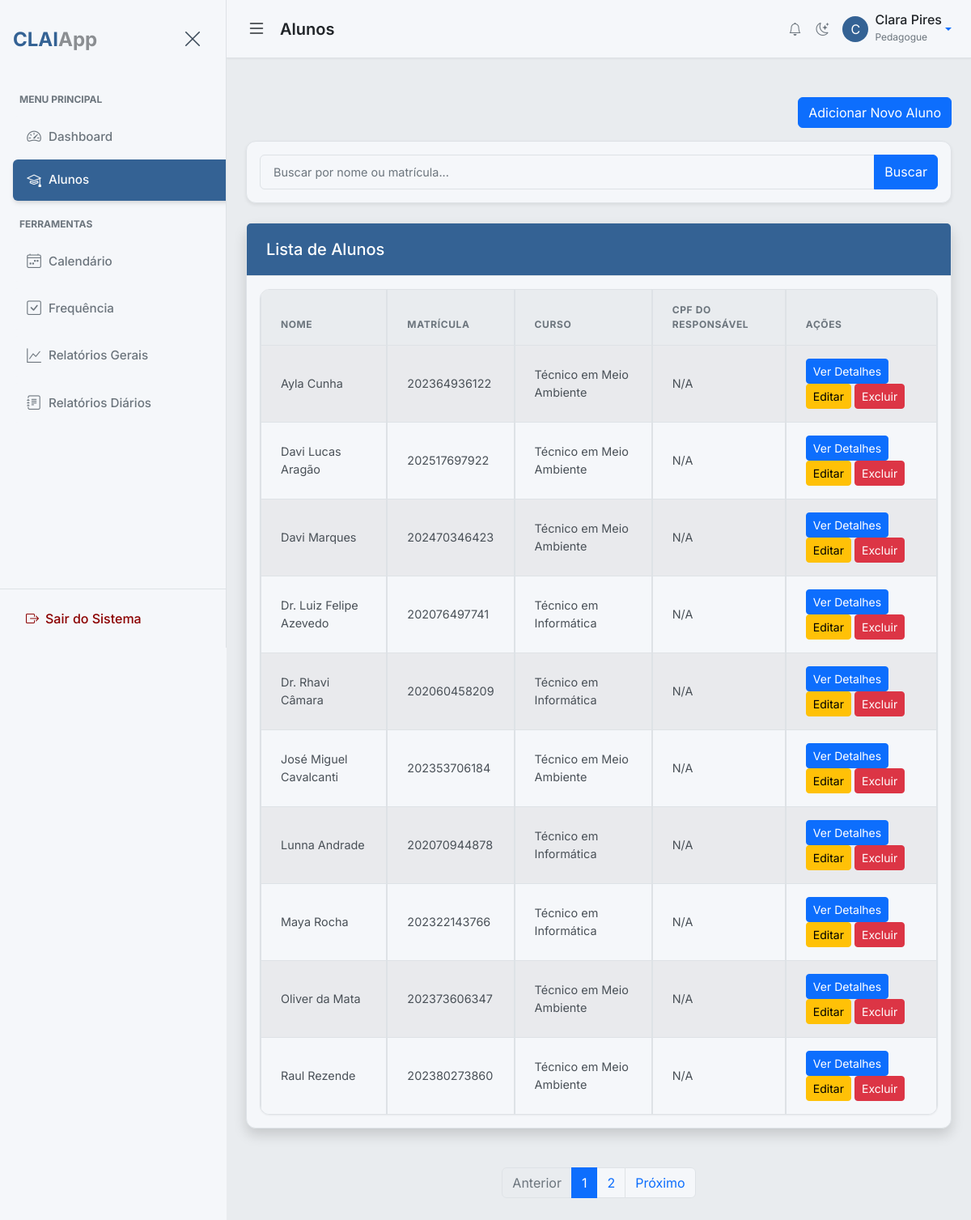
Page /students (signed in) on the committed database.
### app/models.py (models this page shows, shortened)
class BaseModel(Model):
    class Meta:
        database = db

class User(UserMixin, BaseModel):
    username = CharField(unique=True)
    email = CharField(unique=True)
    password = CharField()
    name = CharField()
    profile_picture = CharField(default='default_profile.png')
    role = CharField(default='pedagogue')  # 'admin', 'pedagogue'
    class Meta:
        table_name = 'users'

class Student(BaseModel):
    name = CharField()
    matricula = CharField(unique=True)
    dob = DateField()  # Date of Birth
    cid = CharField(null=True)  # International Classification of Diseases
    email = CharField(null=True)
    phone = CharField(null=True)
    grade = CharField(null=True)  # Turma
    course = CharField(null=True)
    responsible_name = CharField(null=True)
    responsible_phone = CharField(null=True)
    responsible_email = CharField(null=True)
    responsible_cpf = CharField(null=True) # Responsible CPF field added
    pedagogue = ForeignKeyField(User, backref='students', null=True)  # Assign a primary pedagogue
    student_picture = CharField(default='default_student.png')
    specific_needs_description = TextField(null=True)  # New field for RF05
    class Meta:
        table_name = 'students'

### app/routes.py (the view)
@bp.route('/students')
@login_required
def list_students():
    page = request.args.get('page', 1, type=int)
    per_page = Config.PAGINATION_PER_PAGE
    search_query = request.args.get('search', '')
    if current_user.role == 'admin':
        students_query = Student.select()
    else:
        students_query = Student.select().where(Student.pedagogue == current_user)
    if search_query:
        students_query = students_query.where(
            (Student.name.contains(search_query)) |
            (Student.matricula.contains(search_query))
        )
    total_students = students_query.count()
    total_pages = (total_students + per_page - 1) // per_page
    students = students_query.order_by(Student.name).paginate(page, per_page)
    paginator_args = {}
    if search_query:
        paginator_args['search'] = search_query
    paginator = {
        'page': page,
        'total_pages': total_pages,
        'route': 'main.list_students',
        'args': paginator_args
    }
    return render_template(
        'students/list_students.html',
        title='Lista de Alunos',
        students=students,
        paginator=paginator
    )

### app/templates/students/list_students.html (shortened to what this page needs)
{% extends "base.html" %}
{% block page_heading %}Alunos{% endblock %}
{% block content %}
<div class="row my-4">
    <div class="col-md-12">
        <div class="d-flex justify-content-end mb-3">
            <a href="{{ url_for('main.add_student') }}" class="btn btn-primary">Adicionar Novo Aluno</a>
        </div>
        <div class="card shadow-sm mb-4">
            <div class="card-body">
                <form method="GET" action="{{ url_for('main.list_students') }}">
                    <div class="input-group">
                        <input type="text" class="form-control" name="search" placeholder="Buscar por nome ou matrícula..." value="{{ search_query or '' }}">
                        <button class="btn btn-primary" type="submit">
                            Buscar
                        </button>
                    </div>
                </form>
            </div>
        </div>
        <div class="card shadow mb-4">
            <div class="card-header bg-primary text-white">
                <h5 class="mb-0">Lista de Alunos</h5>
            </div>
            <div class="card-body">
                <div class="table-responsive">
                    <table class="table table-striped table-bordered">
                        <thead>
                            <tr>
                                <th scope="col">Nome</th>
                                <th scope="col">Matrícula</th>
                                <th scope="col">Curso</th>
                                <th scope="col">CPF do Responsável</th>
                                <th scope="col">Ações</th>
                            </tr>
                        </thead>
                        <tbody>
                            {% for student in students %}
                            <tr>
                                <td>{{ student.name }}</td>
                                <td>{{ student.matricula }}</td>
                                <td>{{ student.course }}</td>
                                <td>{{ student.responsible_cpf | format_cpf if student.responsible_cpf else 'N/A' }}</td>
                                <td>
                                    <a href="{{ url_for('main.student_detail', student_id=student.id) }}" class="btn btn-primary btn-sm">Ver Detalhes</a>
                                    <a href="{{ url_for('main.edit_student', student_id=student.id) }}" class="btn btn-warning btn-sm">Editar</a>
                                    <form action="{{ url_for('main.delete_student', student_id=student.id) }}" method="POST" style="display:inline;">
                                        <button type="submit" class="btn btn-danger btn-sm" onclick="return confirm('Tem certeza que deseja excluir este aluno?')">Excluir</button>
                                    </form>
                                </td>
                            </tr>
                            {% else %}
                            <tr>
                                <td colspan="4">Nenhum aluno encontrado.</td>
                            </tr>
                            {% endfor %}
                        </tbody>
                    </table>
                </div>
            </div>
        </div>
    </div>
</div>
{% endblock %}

### app/templates/base.html (shortened to what this page needs)
{% from "macros/pagination_macros.html" import render_pagination %}
<!DOCTYPE html>
<html lang="pt-br" data-bs-theme="light"{% block html_attribs %}{% endblock %}>
<head>
    <link href="https://cdn.jsdelivr.net/npm/bootstrap@5.3.8/dist/css/bootstrap.min.css" rel="stylesheet"
>
    <link rel="stylesheet" href="https://cdn.jsdelivr.net/npm/bootstrap-icons@1.11.1/font/bootstrap-icons.css">
    <link href='https://cdn.jsdelivr.net/npm/fullcalendar@6.1.19/main.min.css' rel='stylesheet' />
    <link rel="stylesheet" href="https://cdnjs.cloudflare.com/ajax/libs/font-awesome/6.5.1/css/all.min.css" />
    <link rel="stylesheet" href="{{ url_for('static', filename='css/style.css') }}">
    <link rel="stylesheet" href="{{ url_for('static', filename='css/print.css') }}" media="print">
    <link rel="stylesheet" href="https://cdn.jsdelivr.net/npm/pace-js@latest/pace-theme-default.min.css">
    <link rel="stylesheet" href="https://cdnjs.cloudflare.com/ajax/libs/animate.css/4.1.1/animate.min.css"/>
</head>
<body class="d-flex" id="wrapper"{% block body_attribs %}{% endblock %}>
    {% block body %}
    <div id="sidebar-wrapper">
        <div class="sidebar-heading d-flex justify-content-between align-items-center py-4 px-3">
            <div class="fw-bold fs-4 text-primary tracking-tight">
                {{ config.APP_BASE_NAME }}<span class="text-body text-opacity-50">{{ config.APP_SUFFIX }}</span>
            </div>
            <button class="btn btn-link text-secondary" id="sidebar-close">
                <i class="bi bi-x-lg fs-4"></i>
            </button>
        </div>
        <div class="list-group list-group-flush my-3">
            <small class="text-uppercase text-muted fw-bold px-4 mb-2" style="font-size: 0.75rem;">Menu
                Principal</small>
            <a href="{{ url_for('main.dashboard') }}"
                class="list-group-item list-group-item-action {% if request.endpoint == 'main.dashboard' %}active{% endif %}">
                <i class="bi bi-speedometer2 me-2"></i>Dashboard
            </a>
            <a href="{{ url_for('main.list_students') }}"
                class="list-group-item list-group-item-action {% if request.endpoint == 'main.list_students' %}active{% endif %}">
                <i class="bi bi-mortarboard me-2"></i>Alunos
            </a>
            <small class="text-uppercase text-muted fw-bold px-4 mb-2 mt-3"
                style="font-size: 0.75rem;">Ferramentas</small>
            <a href="{{ url_for('main.calendar') }}"
                class="list-group-item list-group-item-action {% if request.endpoint == 'main.calendar' %}active{% endif %}">
                <i class="bi bi-calendar4-week me-2"></i>Calendário
            </a>
            <a href="{{ url_for('main.mark_attendance') }}"
                class="list-group-item list-group-item-action {% if request.endpoint == 'main.mark_attendance' %}active{% endif %}">
                <i class="bi bi-check-square me-2"></i>Frequência
            </a>
            <a href="{{ url_for('main.list_general_reports') }}"
                class="list-group-item list-group-item-action {% if request.endpoint == 'main.list_general_reports' %}active{% endif %}">
                <i class="bi bi-graph-up me-2"></i>Relatórios Gerais
            </a>
            <a href="{{ url_for('main.list_daily_reports') }}"
                class="list-group-item list-group-item-action {% if 'daily_report' in request.endpoint %}active{% endif %}">
                <i class="bi bi-journal-text me-2"></i>Relatórios Diários
            </a>
        </div>
        <div class="mt-auto p-3 border-top">
            <a href="{{ url_for('main.logout') }}"
                class="d-flex align-items-center text-decoration-none text-danger px-3 py-2 rounded hover-bg-light">
                <i class="bi bi-box-arrow-right me-2"></i>
                <span class="fw-medium">Sair do Sistema</span>
            </a>
        </div>
    </div>
    <div id="page-content-wrapper">
        <nav class="navbar navbar-expand-lg main-navbar px-4">
            <div class="d-flex align-items-center w-100">
                <button class="btn btn-link text-body p-0 me-3" id="menu-toggle">
                    <i class="bi bi-list fs-4"></i>
                </button>
                <h1 class="h5 m-0 fw-semibold text-body">{% block page_heading %}Visão Geral{% endblock %}</h1>
                <div class="ms-auto d-flex align-items-center gap-3">
                    {% if current_user.is_authenticated %}
                    <a href="{{ url_for('main.list_notifications') }}" class="btn btn-link text-body-secondary p-0 position-relative" title="Notificações">
                        <i class="bi bi-bell"></i>
                    </a>
                    {% endif %}
                    <button class="btn btn-link text-body-secondary p-0" id="theme-toggle" title="Alternar Tema">
                        <i class="bi bi-moon-stars"></i>
                    </button>
                    <div class="dropdown">
                        <a class="d-flex align-items-center text-decoration-none dropdown-toggle" href="#" role="button"
                            data-bs-toggle="dropdown" aria-expanded="false">
                            <div class="avatar bg-primary text-white rounded-circle d-flex align-items-center justify-content-center me-2"
                                style="width: 32px; height: 32px;">
                                {% if current_user.is_authenticated %}
                                {{ current_user.name[0] | upper }}
                                {% else %}
                                <i class="bi bi-person"></i>
                                {% endif %}
                            </div>
                            <div class="d-none d-md-block">
                                {% if current_user.is_authenticated %}
                                <span class="fw-medium text-body d-block" style="line-height: 1;">{{
                                    current_user.name }}</span>
                                <small class="text-muted" style="font-size: 0.75rem;">{{ current_user.role |
                                    capitalize }}</small>
                                {% else %}
                                <span class="fw-medium text-body d-block" style="line-height: 1;">Convidado</span>
                                <small class="text-muted" style="font-size: 0.75rem;">Não Autenticado</small>
                                {% endif %}
                            </div>
                        </a>
                    </div>
                </div>
            </div>
        </nav>
        <main class="container-fluid px-4 py-4 animate__animated animate__fadeIn">
            {% block content %}{% endblock %}
            {% block pagination %}
            {% if paginator %}
                {{ render_pagination(paginator) }}
            {% endif %}
            {% endblock %}
        </main>
    </div>
    {% endblock %}
</body>
</html>

### rows in the picture
User: name "C", name "Clara Pires", role "Pedagogue"
Student: name "Ayla Cunha", matricula "202364936122", course "Técnico em Meio Ambiente", responsible_cpf "N/A"
Student: name "Davi Lucas Aragão", matricula "202517697922", course "Técnico em Meio Ambiente", responsible_cpf "N/A"
Student: name "Davi Marques", matricula "202470346423", course "Técnico em Meio Ambiente", responsible_cpf "N/A"
Student: name "Dr. Luiz Felipe Azevedo", matricula "202076497741", course "Técnico em Informática", responsible_cpf "N/A"
Student: name "Dr. Rhavi Câmara", matricula "202060458209", course "Técnico em Informática", responsible_cpf "N/A"
Student: name "José Miguel Cavalcanti", matricula "202353706184", course "Técnico em Meio Ambiente", responsible_cpf "N/A"
Student: name "Lunna Andrade", matricula "202070944878", course "Técnico em Informática", responsible_cpf "N/A"
Student: name "Maya Rocha", matricula "202322143766", course "Técnico em Informática", responsible_cpf "N/A"
Student: name "Oliver da Mata", matricula "202373606347", course "Técnico em Meio Ambiente", responsible_cpf "N/A"
Student: name "Raul Rezende", matricula "202380273860", course "Técnico em Meio Ambiente", responsible_cpf "N/A"

### other values in the picture
{{ config.APP_BASE_NAME }} "CLAI"
{{ config.APP_SUFFIX }} "App"
{{ p }} "1" "2"
